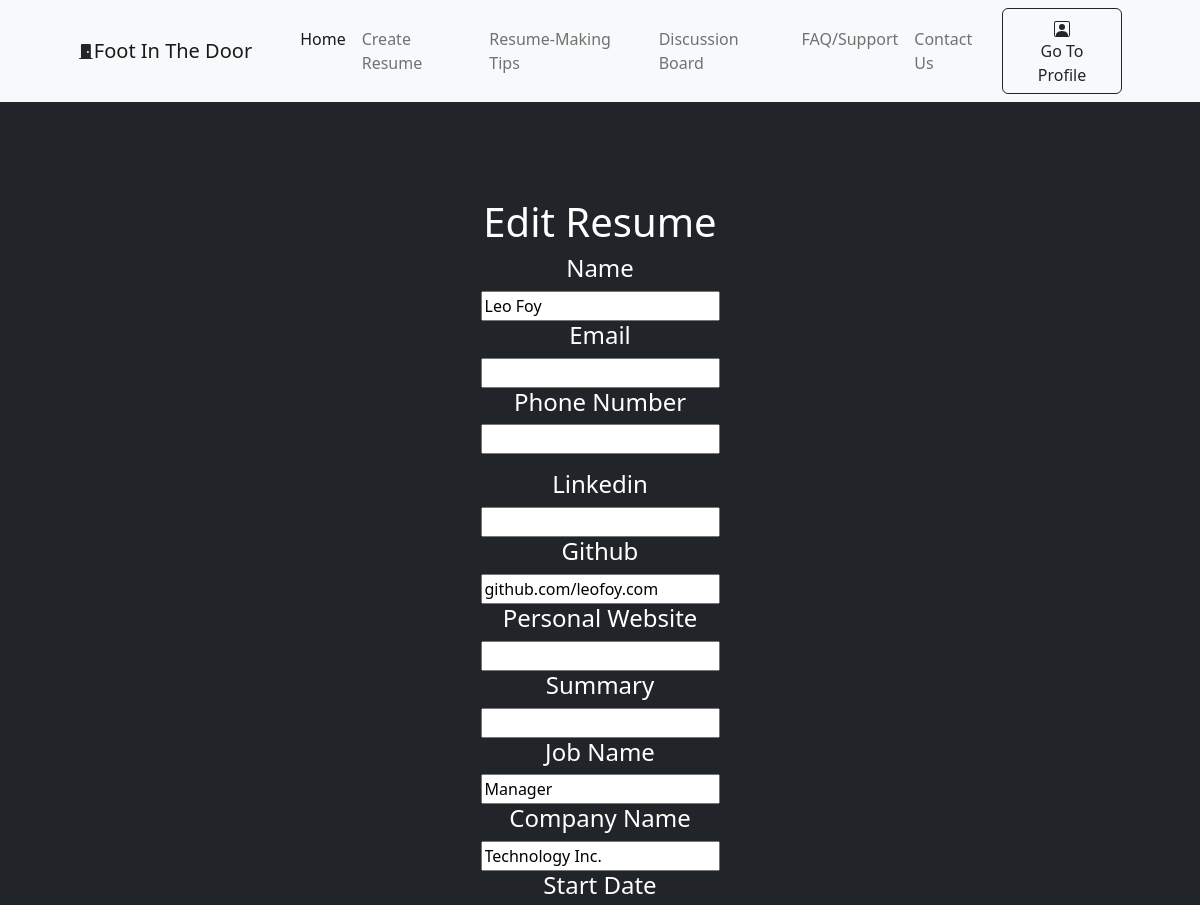
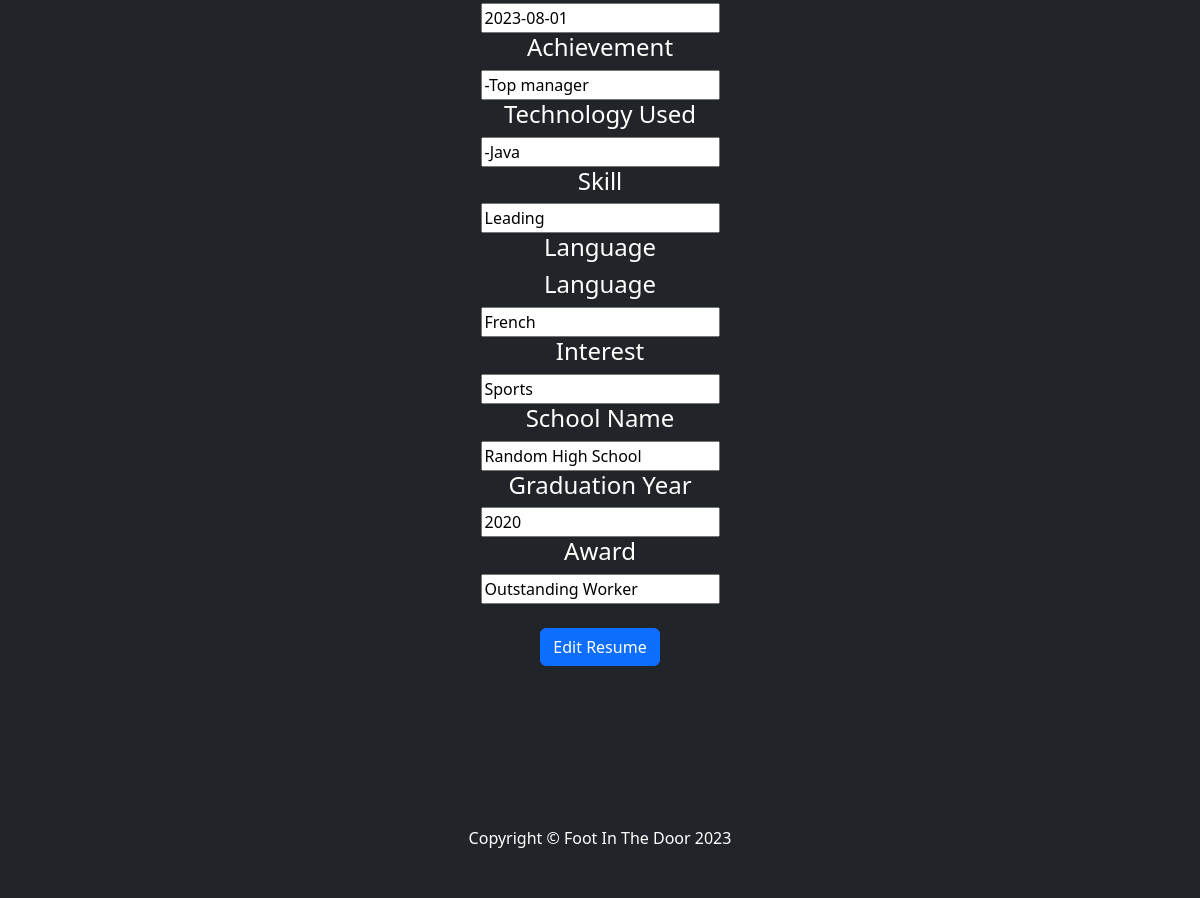
Page /foot_in_door_website/resume/edit.php?resume_id=4&user_id=3 (signed in) on the committed database (2 pictures, top to bottom).
### tables this page shows
CREATE TABLE `resume` (
  `Resume_ID` int(12) UNSIGNED NOT NULL,
  `Name` varchar(48) DEFAULT NULL,
  `User_ID` int(12) UNSIGNED NOT NULL,
  `Phone_Number` varchar(11) DEFAULT NULL,
  `Email` varchar(126) DEFAULT NULL,
  `Linkedin` varchar(72) DEFAULT NULL,
  `Github` varchar(72) DEFAULT NULL,
  `Personal_Website` varchar(72) DEFAULT NULL,
  `Summary` text DEFAULT NULL,
  `Date_Created` date DEFAULT NULL
);

CREATE TABLE `work_experience` (
  `Job_ID` int(12) UNSIGNED NOT NULL,
  `Resume_ID` int(12) UNSIGNED NOT NULL,
  `Job_Name` varchar(56) NOT NULL,
  `Company_Name` varchar(56) DEFAULT NULL,
  `Start_Date` date DEFAULT NULL,
  `Achievement` varchar(126) DEFAULT NULL,
  `Technology_Used` varchar(86) DEFAULT NULL
);

CREATE TABLE `skills` (
  `Skill_ID` int(12) UNSIGNED NOT NULL,
  `Resume_ID` int(12) UNSIGNED NOT NULL,
  `Skill` varchar(36) NOT NULL
);

CREATE TABLE `languages` (
  `Lang_ID` int(12) UNSIGNED NOT NULL,
  `Resume_ID` int(12) UNSIGNED NOT NULL,
  `Language` varchar(24) NOT NULL
);

CREATE TABLE `interests` (
  `Interest_ID` int(12) UNSIGNED NOT NULL,
  `Resume_ID` int(12) UNSIGNED NOT NULL,
  `Interest` varchar(30) NOT NULL
);

CREATE TABLE `education` (
  `Education_ID` int(12) UNSIGNED NOT NULL,
  `School_Name` varchar(36) NOT NULL,
  `Graduation_Year` int(4) DEFAULT NULL,
  `Resume_ID` int(12) UNSIGNED NOT NULL
);

CREATE TABLE `awards` (
  `Awards_ID` int(12) UNSIGNED NOT NULL,
  `Resume_ID` int(10) UNSIGNED NOT NULL,
  `Award` varchar(48) NOT NULL
);

### lib/db.php (called while the page is built, shortened)
<?php
function query($pdo,$query,$data=[]) {
	$query=$pdo->prepare($query);
	$query->execute($data);
	return $query;
}

### foot_in_door_website/resume/edit.php (the view, shortened to what this page needs)
<?php
require_once("../../lib/db.php");
require_once("../../theme/header.php");
$resumes=query($pdo, 'SELECT * FROM resume
    LEFT JOIN work_experience ON resume.Resume_ID = work_experience.Resume_ID
    LEFT JOIN skills ON resume.Resume_ID = skills.Resume_ID
    LEFT JOIN languages ON resume.Resume_ID = languages.Resume_ID
    LEFT JOIN interests ON resume.Resume_ID = interests.Resume_ID
    LEFT JOIN education ON resume.Resume_ID = education.Resume_ID
    LEFT JOIN awards ON resume.Resume_ID = awards.Resume_ID
    WHERE resume.Resume_ID=?', [$_GET['resume_id']]);
$resume=$resumes->fetch();
?>
<header class="bg-dark py-5">
    <div class="container px-4 px-lg-5 my-5">
        <div class="text-center text-white">
			<h1>Edit Resume</h1>
				<form method="POST">
					<h4>Name</h4>
					<input type="text" name="name" value="<?= $resume['Name'] ?>"/>
					<h4>Email</h4>
					<input type="email" name="email" value="<?= $resume['Email'] ?>"/>
					<h4>Phone Number</h4>
					<input type="text" name="phone_number" value="<?= $resume['Phone_Number'] ?>"/>
					<p>
					<h4>Linkedin</h4>
					<input type="text" name="linkedin" value="<?= $resume['Linkedin'] ?>"/>
					<h4>Github</h4>
					<input type="text" name="github" value="<?= $resume['Github'] ?>"/>
					<h4>Personal Website</h4>
					<input type="text" name="website" value="<?= $resume['Personal_Website'] ?>"/>
					<h4>Summary</h4>
					<input type="text" name="summary" value="<?= $resume['Summary'] ?>"/><br />
					<h4>Job Name</h4>
					<input type="text" name="job_name" value="<?= $resume['Job_Name'] ?>"/><br />
					<h4>Company Name</h4>
					<input type="text" name="company_name" value="<?= $resume['Company_Name'] ?>"/><br />
					<h4>Start Date</h4>
					<input type="text" name="start_date" value="<?= $resume['Start_Date'] ?>"/><br />
					<h4>Achievement</h4>
					<input type="text" name="achievement" value="<?= $resume['Achievement'] ?>"/><br />
					<h4>Technology Used</h4>
					<input type="text" name="technology" value="<?= $resume['Technology_Used'] ?>"/><br />
					<h4>Skill</h4>
					<input type="text" name="skill" value="<?= $resume['Skill'] ?>"/><br />
					<h4>Language</h4>
					<h4>Language</h4>
					<input type="text" name="language" value="<?= $resume['Language'] ?>" /><br />
					<h4>Interest</h4>
					<input type="text" name="interest" value="<?= $resume['Interest'] ?>"/><br />
					<h4>School Name</h4>
					<input type="text" name="school_name" value="<?= $resume['School_Name'] ?>"/><br />
					<h4>Graduation Year</h4>
					<input type="text" name="grad_year" value="<?= $resume['Graduation_Year'] ?>"/><br />
					<h4>Award</h4>
					<input type="text" name="award" value="<?= $resume['Award'] ?>"/><br />
					<p>
					<br /><button type="submit" class="btn btn-primary mb-3">Edit Resume</button>
					</p>
				</form>
		</div>
    </div>
</header>
<?php
require_once("../../theme/footer.php");
?>

### rows in the picture
resume: name "Leo Foy", github "github.com/leofoy.com"
work_experience: job_name "Manager", company_name "Technology Inc.", start_date "2023-08-01", achievement "-Top manager", technology "-Java"
skills: skill "Leading"
languages: language "French"
interests: interest "Sports"
education: school_name "Random High School", grad_year "2020"
awards: award "Outstanding Worker"
